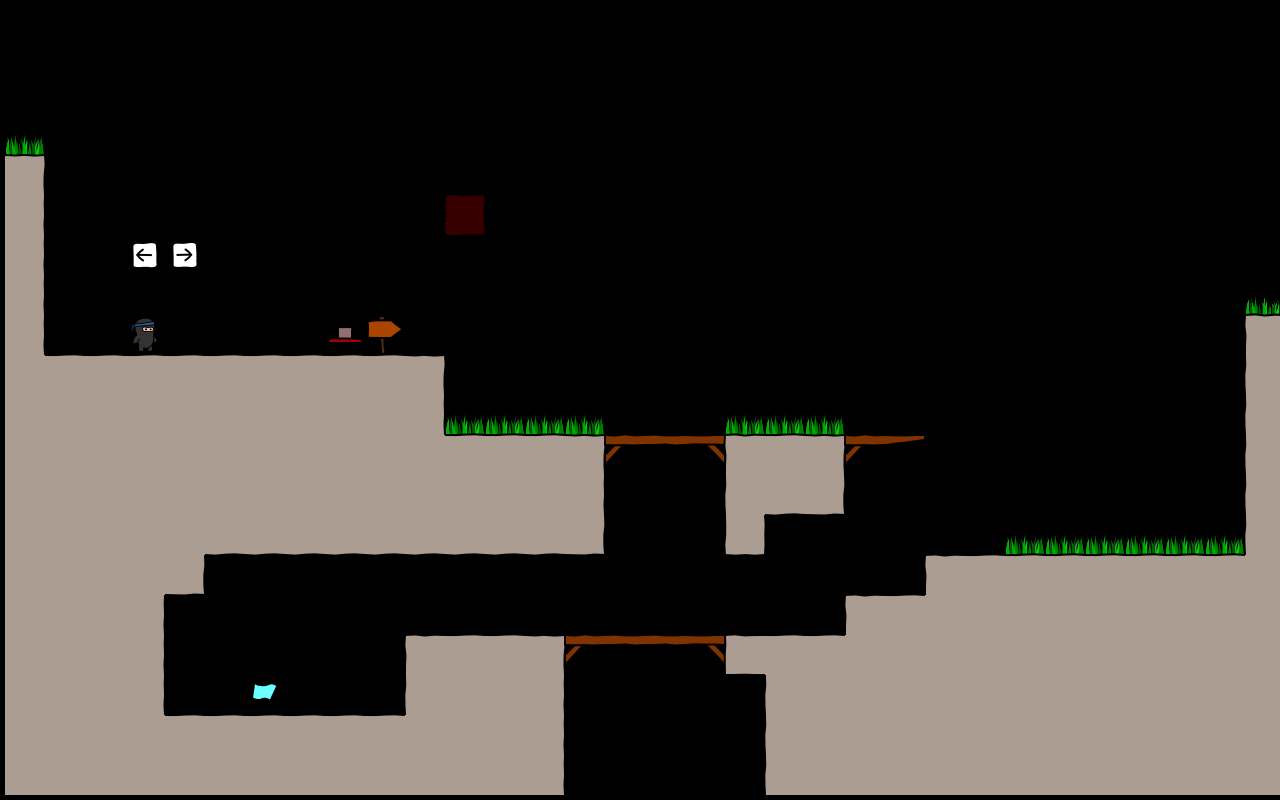

Rendered tile map (Tiled .tmx) drawn with the repository's tilesets; below, a short description and the full map source, tile grids included:
An orthogonal 32x20 tile map with 40x40 px tiles, 1 tile layer (bg).

<map version="1.0" orientation="orthogonal" width="32" height="20" tilewidth="40" tileheight="40">
 <tileset firstgid="1" name="tiles6_gapped" tilewidth="50" tileheight="50">
  <image source="tiles6_gapped.png" width="300" height="600" />
 </tileset>
 <layer name="bg" width="32" height="20">
  <data encoding="csv">
0,0,0,0,0,0,0,0,0,0,0,0,0,0,0,0,0,0,0,0,0,0,0,0,0,0,0,0,0,0,0,0,
0,0,0,0,0,0,0,0,0,0,0,0,0,0,0,0,0,0,0,0,0,0,0,0,0,0,0,0,0,0,0,0,
0,0,0,0,0,0,0,0,0,0,0,0,0,0,0,0,0,0,0,0,0,0,0,0,0,0,0,0,0,0,0,0,
23,0,0,0,0,0,0,0,0,0,0,0,0,0,0,0,0,0,0,0,0,0,0,0,0,0,0,0,0,0,0,0,
9,0,0,0,0,0,0,0,0,0,0,0,0,0,0,0,0,0,0,0,0,0,0,0,0,0,0,0,0,0,0,0,
15,0,0,0,0,0,0,0,0,0,0,62,0,0,0,0,0,0,0,0,0,0,0,0,0,0,0,0,0,0,0,0,
15,0,0,24,18,0,0,0,0,0,0,0,0,0,0,0,0,0,0,0,0,0,0,0,0,0,0,0,0,0,0,0,
15,0,0,0,0,0,0,0,0,0,0,0,0,0,0,0,0,0,0,0,0,0,0,0,0,0,0,0,0,0,0,23,
15,0,0,47,0,0,0,0,61,42,0,0,0,0,0,0,0,0,0,0,0,0,0,0,0,0,0,0,0,0,0,7,
14,8,8,8,8,8,8,8,8,8,9,0,0,0,0,0,0,0,0,0,0,0,0,0,0,0,0,0,0,0,0,13,
14,14,14,14,14,14,14,14,14,14,15,23,23,23,23,0,0,0,23,23,23,0,0,0,0,0,0,0,0,0,0,13,
14,14,14,14,14,14,14,14,14,14,14,8,8,8,9,11,17,12,7,8,9,11,6,0,0,0,0,0,0,0,0,13,
14,14,14,14,14,14,14,14,14,14,14,14,14,14,15,0,0,0,13,20,21,0,0,0,0,0,0,0,0,0,0,13,
14,14,14,14,14,20,20,20,20,20,20,20,20,20,21,0,0,0,22,0,0,0,0,0,0,23,23,23,23,23,23,13,
14,14,14,14,21,0,0,0,0,0,0,0,0,0,0,0,0,0,0,0,0,0,0,7,8,8,8,8,8,8,8,14,
14,14,14,15,0,0,0,0,0,0,0,0,0,0,0,0,0,0,0,0,0,7,8,14,14,14,14,14,14,14,14,14,
14,14,14,15,0,0,0,0,0,0,7,8,8,9,11,17,17,12,1,8,8,14,14,14,14,14,14,14,14,14,14,14,
14,14,14,15,0,0,48,0,0,0,13,14,14,15,0,0,0,0,0,13,14,14,14,14,14,14,14,14,14,14,14,14,
14,14,14,14,8,8,8,8,8,8,14,14,14,15,0,0,0,0,0,13,14,14,14,14,14,14,14,14,14,14,14,14,
14,14,14,14,14,14,14,14,14,14,14,14,14,15,0,0,0,0,0,13,14,14,14,14,14,14,14,14,14,14,14,14
</data>
 </layer>
</map>
